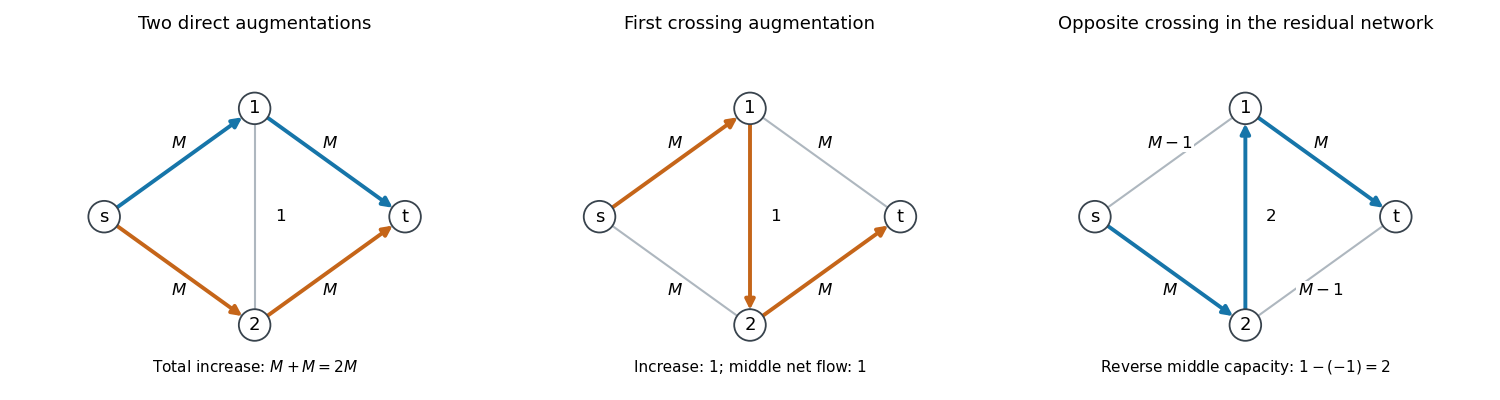

Python code for this plot:
"""Original augmentation diagrams.

Tested with Python 3.14.4, NumPy 2.3.5 and Matplotlib 3.10.7+dfsg1.
Writes only paper-40-augmenting-paths.png to the caller's working directory.
Matplotlib uses the caller's MPLCONFIGDIR unchanged.
"""
import matplotlib
matplotlib.use('Agg')
import matplotlib.pyplot as plt
from matplotlib.patches import Circle, FancyArrowPatch

pos={'s':(0,0),'1':(1,.72),'2':(1,-.72),'t':(2,0)}
edges=[('s','1'),('1','t'),('s','2'),('2','t'),('1','2')]
fig,axes=plt.subplots(1,3,figsize=(15,4),dpi=100,facecolor='white')
for ax in axes:
 ax.set_facecolor('white');ax.set_xlim(-.3,2.3);ax.set_ylim(-1.08,1.18);ax.set_aspect('equal');ax.axis('off')
 for u,v in edges:
  x,y=zip(pos[u],pos[v]);ax.plot(x,y,color='#aeb7bf',lw=1.5,zorder=1)
 for name,(x,y) in pos.items():
  ax.add_patch(Circle((x,y),.105,facecolor='white',edgecolor='#38434d',lw=1.3,zorder=5));ax.text(x,y,name,ha='center',va='center',fontsize=13,zorder=6)

def arrow(ax,u,v,color):
 ax.add_patch(FancyArrowPatch(pos[u],pos[v],arrowstyle='-|>',mutation_scale=14,shrinkA=11,shrinkB=11,lw=2.8,color=color,zorder=3))
def label(ax,u,v,text):
 x=(pos[u][0]+pos[v][0])/2;y=(pos[u][1]+pos[v][1])/2
 if u=='1' and v=='2':x+=.17
 else:y+=.13 if y>0 else -.13
 ax.text(x,y,text,ha='center',va='center',fontsize=12,bbox=dict(facecolor='white',edgecolor='none',pad=1),zorder=4)
blue='#1675a9';orange='#c56519'
for u,v in [('s','1'),('1','t')]:arrow(axes[0],u,v,blue)
for u,v in [('s','2'),('2','t')]:arrow(axes[0],u,v,orange)
for u,v in edges:label(axes[0],u,v,'1' if (u,v)==('1','2') else r'$M$')
axes[0].set_title('Two direct augmentations',fontsize=13,pad=7)
axes[0].text(1,-1.03,r'Total increase: $M+M=2M$',ha='center',fontsize=11)
for u,v in [('s','1'),('1','2'),('2','t')]:arrow(axes[1],u,v,orange)
for u,v in edges:label(axes[1],u,v,'1' if (u,v)==('1','2') else r'$M$')
axes[1].set_title('First crossing augmentation',fontsize=13,pad=7)
axes[1].text(1,-1.03,'Increase: 1; middle net flow: 1',ha='center',fontsize=11)
for u,v in [('s','2'),('2','1'),('1','t')]:arrow(axes[2],u,v,blue)
for u,v in edges:
 label(axes[2],u,v,'2' if (u,v)==('1','2') else r'$M-1$' if (u,v) in [('s','1'),('2','t')] else r'$M$')
axes[2].set_title('Opposite crossing in the residual network',fontsize=13,pad=7)
axes[2].text(1,-1.03,r'Reverse middle capacity: $1-(-1)=2$',ha='center',fontsize=11)
fig.tight_layout(pad=1.5,w_pad=2)
fig.savefig('paper-40-augmenting-paths.png',dpi=100,facecolor='white',transparent=False)
plt.close(fig)
